Frame 1 (no input): blank canvas, image omitted
Frame 60 (the mouse pressed at the canvas centre just before this capture): blank canvas, image omitted
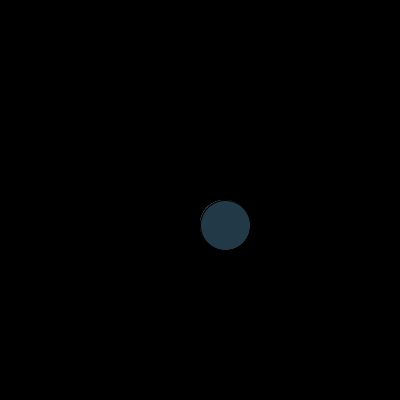
Frame 120 (the mouse held since frame 60 and released just before this capture)

The Processing sketch whose frames 1 and 60 were blank and that drew this single picture after the mouse press (run headless with seeded random() and noise(); from frame 60 on, the mouse is pressed at the canvas centre):

// Processing sketch: processing_158285
// ── processing_158285.pde

 float radius = 1;
float angle = 0;
float speed = 1;
void setup(){
  size(400,400);
  background(0);
  ellipseMode(200);
}
void draw(){
  fill(random(0,150),random(0,150),random(0,150));
  println(mousePressed);
  if(mousePressed){
  ellipse(mouseY,mouseX,50,50);
}
}
